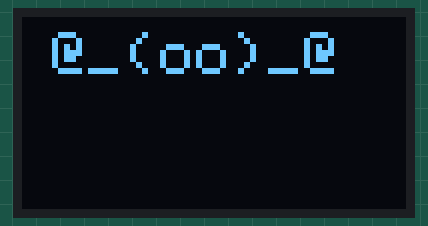
Bench run of a sketch on a simulated Arduino Uno, built with avr-gcc and run on an emulated ATmega328P. Shown: 128×64 one-colour display.

Above: at 0.2 s.

The sketch:

oled.ino
```cpp
#include <Wire.h>
#include <Adafruit_SSD1306.h>
#include <Adafruit_GFX.h>

// OLED display TWI address
#define OLED_ADDR   0x3C

Adafruit_SSD1306 display(-1);

//#if (SSD1306_LCDHEIGHT != 64)
//#error("Height incorrect, please fix Adafruit_SSD1306.h!");
//#endif

void setup() {
  // initialize and clear display
  display.begin(SSD1306_SWITCHCAPVCC, OLED_ADDR);
  display.clearDisplay();
  display.display();

  // display a pixel in each corner of the screen
  /*display.drawPixel(0, 0, WHITE);
  display.drawPixel(127, 0, WHITE);
  display.drawPixel(0, 63, WHITE);
  display.drawPixel(127, 63, WHITE);*/

  // display a line of text
 /* display.setTextSize(1);
  display.setTextColor(WHITE);
  display.setCursor(27,30);
  display.print("Hello, world!");*/

  // update display with all of the above graphics
  display.display();
}

void loop() {
  // put your main code here, to run repeatedly:
  display.setCursor(10,5);
  display.setTextSize(2.5);
  display.setTextColor(WHITE);
  //display.setCursor(27,30);
  display.print("@_(oo)_@");
  display.display();


}
```
